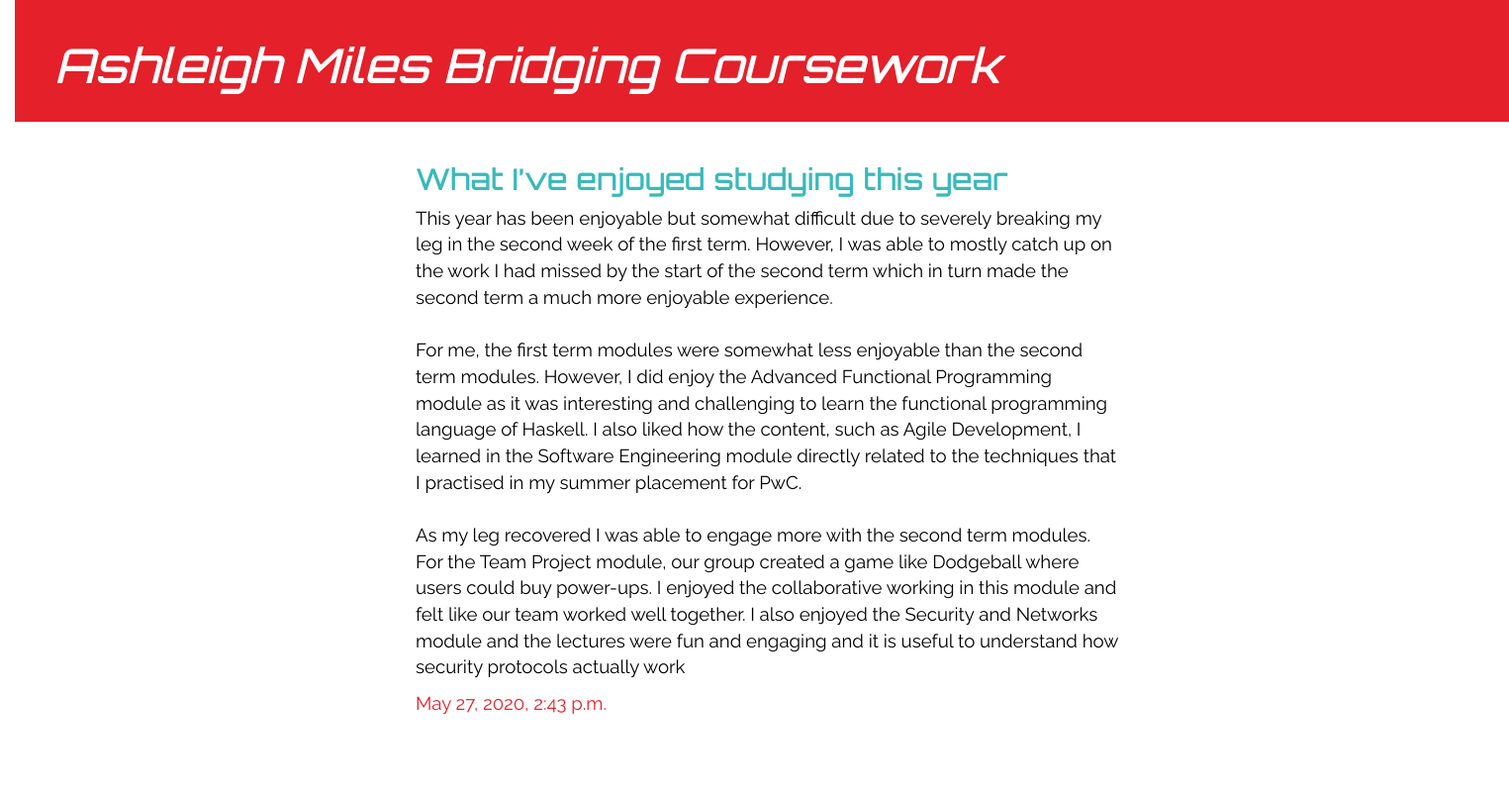
The app's page /post/14/ with its own data.
### blog/models.py (models this page shows, shortened)
class Post(models.Model):
    author = models.ForeignKey(settings.AUTH_USER_MODEL, on_delete=models.CASCADE)
    title = models.CharField(max_length=200)
    text = models.TextField()
    created_date = models.DateTimeField(default=timezone.now)
    published_date = models.DateTimeField(blank=True, null=True)

### blog/views.py (the view)
# urls.py: path('post/<int:pk>/', views.post_detail, name='post_detail'),
def post_detail(request, pk):
    post = get_object_or_404(Post, pk=pk)
    return render(request, 'blog/post_detail.html', {'post': post})

### blog/templates/blog/post_detail.html (shortened to what this page needs)
{% extends 'blog/base.html' %}
{% block content %}
    <div class="post">
        <h2>{{ post.title }}</h2>
        <p>{{ post.text|linebreaksbr }}</p>
        {% if post.published_date %}
            <div class="date">
                <p>{{ post.published_date }}</p>
            </div>
        {% endif %}
    </div>
{% endblock %}

### blog/static/css/blog.css (style rules this page uses)
body { padding-left: 15px; }
h1, h2, h3, h4 { font-family:'Orbitron', sans-serif; }
.post { margin-bottom: 70px; }
.post h2 a, .post h2 a:visited, .post h2 { color: #3ab9b9; }
.post p { font-family: 'Raleway', sans-serif; font-size: 14pt; color:#000000; }
.date p { color: #e4202a; }

### records on screen
Post: title "What I’ve enjoyed studying this year", text "This year has been enjoyable but somewhat difficult due to severely breaking my leg in the second week of the first term. However, I was able to mostly catch up on the work I had missed by the start of the second term which in turn made the second term a much more enjoyable experience. For me, the first term modules were somewhat less enjoyable than the second term modules. However, I did enjoy the Advanced Functional Programming module as it was interesting and challenging to learn the functional programming language of Haskell. I also liked how the content, such as Agile Development, I learned in the Software Engineering module directly related to the techniques that I practised in my…", published_date "May 27, 2020, 2:43 p.m."
